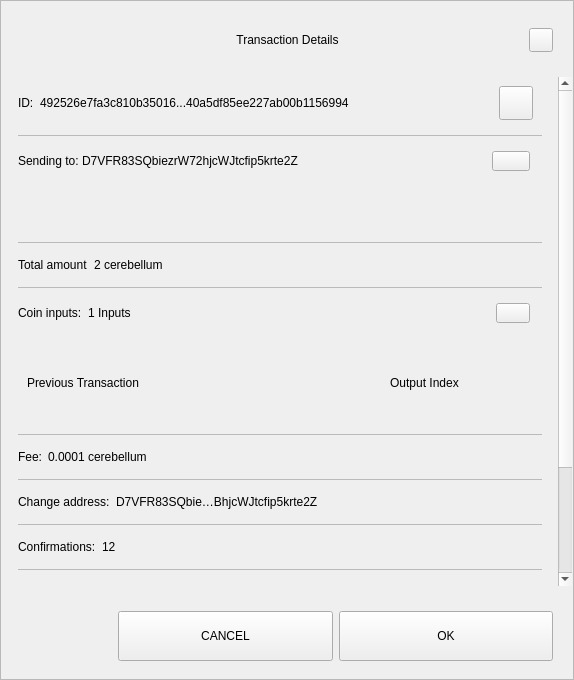
<?xml version="1.0" encoding="UTF-8"?>
<ui version="4.0">
 <class>TxDetailDialog</class>
 <widget class="QWidget" name="TxDetailDialog">
  <property name="geometry">
   <rect>
    <x>0</x>
    <y>0</y>
    <width>574</width>
    <height>680</height>
   </rect>
  </property>
  <property name="sizePolicy">
   <sizepolicy hsizetype="Preferred" vsizetype="Expanding">
    <horstretch>0</horstretch>
    <verstretch>0</verstretch>
   </sizepolicy>
  </property>
  <property name="minimumSize">
   <size>
    <width>574</width>
    <height>500</height>
   </size>
  </property>
  <property name="windowTitle">
   <string>Form</string>
  </property>
  <property name="styleSheet">
   <string notr="true"/>
  </property>
  <layout class="QVBoxLayout" name="verticalLayout_3">
   <property name="spacing">
    <number>0</number>
   </property>
   <property name="leftMargin">
    <number>0</number>
   </property>
   <property name="topMargin">
    <number>0</number>
   </property>
   <property name="rightMargin">
    <number>0</number>
   </property>
   <property name="bottomMargin">
    <number>0</number>
   </property>
   <item>
    <widget class="QFrame" name="frame">
     <property name="sizePolicy">
      <sizepolicy hsizetype="Preferred" vsizetype="Expanding">
       <horstretch>0</horstretch>
       <verstretch>0</verstretch>
      </sizepolicy>
     </property>
     <property name="styleSheet">
      <string notr="true"/>
     </property>
     <property name="frameShape">
      <enum>QFrame::StyledPanel</enum>
     </property>
     <property name="frameShadow">
      <enum>QFrame::Raised</enum>
     </property>
     <layout class="QVBoxLayout" name="verticalLayout">
      <property name="leftMargin">
       <number>0</number>
      </property>
      <property name="rightMargin">
       <number>0</number>
      </property>
      <item>
       <layout class="QHBoxLayout" name="horizontalLayout_3">
        <property name="spacing">
         <number>0</number>
        </property>
        <property name="leftMargin">
         <number>20</number>
        </property>
        <property name="topMargin">
         <number>10</number>
        </property>
        <property name="rightMargin">
         <number>20</number>
        </property>
        <item>
         <spacer name="horizontalSpacer_1">
          <property name="orientation">
           <enum>Qt::Horizontal</enum>
          </property>
          <property name="sizeHint" stdset="0">
           <size>
            <width>40</width>
            <height>20</height>
           </size>
          </property>
         </spacer>
        </item>
        <item>
         <widget class="QLabel" name="labelTitle">
          <property name="minimumSize">
           <size>
            <width>0</width>
            <height>40</height>
           </size>
          </property>
          <property name="maximumSize">
           <size>
            <width>16777215</width>
            <height>40</height>
           </size>
          </property>
          <property name="styleSheet">
           <string notr="true">padding-left:24px;</string>
          </property>
          <property name="text">
           <string>Transaction Details</string>
          </property>
          <property name="alignment">
           <set>Qt::AlignCenter</set>
          </property>
          <property name="margin">
           <number>7</number>
          </property>
         </widget>
        </item>
        <item>
         <spacer name="horizontalSpacer_2">
          <property name="orientation">
           <enum>Qt::Horizontal</enum>
          </property>
          <property name="sizeHint" stdset="0">
           <size>
            <width>40</width>
            <height>20</height>
           </size>
          </property>
         </spacer>
        </item>
        <item>
         <widget class="QPushButton" name="btnEsc">
          <property name="minimumSize">
           <size>
            <width>24</width>
            <height>24</height>
           </size>
          </property>
          <property name="maximumSize">
           <size>
            <width>24</width>
            <height>24</height>
           </size>
          </property>
          <property name="focusPolicy">
           <enum>Qt::NoFocus</enum>
          </property>
          <property name="text">
           <string/>
          </property>
         </widget>
        </item>
       </layout>
      </item>
      <item>
       <spacer name="verticalSpacer">
        <property name="orientation">
         <enum>Qt::Vertical</enum>
        </property>
        <property name="sizeType">
         <enum>QSizePolicy::Fixed</enum>
        </property>
        <property name="sizeHint" stdset="0">
         <size>
          <width>20</width>
          <height>10</height>
         </size>
        </property>
       </spacer>
      </item>
      <item>
       <widget class="QWidget" name="layoutScroll" native="true">
        <property name="minimumSize">
         <size>
          <width>0</width>
          <height>0</height>
         </size>
        </property>
        <layout class="QVBoxLayout" name="verticalLayout_4">
         <property name="leftMargin">
          <number>0</number>
         </property>
         <property name="topMargin">
          <number>0</number>
         </property>
         <property name="rightMargin">
          <number>0</number>
         </property>
         <item>
          <widget class="QScrollArea" name="scrollArea">
           <property name="styleSheet">
            <string notr="true">#scrollArea {
background:transparent;
}</string>
           </property>
           <property name="horizontalScrollBarPolicy">
            <enum>Qt::ScrollBarAlwaysOff</enum>
           </property>
           <property name="sizeAdjustPolicy">
            <enum>QAbstractScrollArea::AdjustIgnored</enum>
           </property>
           <property name="widgetResizable">
            <bool>true</bool>
           </property>
           <property name="alignment">
            <set>Qt::AlignLeading|Qt::AlignLeft|Qt::AlignTop</set>
           </property>
           <widget class="QWidget" name="scrollAreaWidgetContents">
            <property name="geometry">
             <rect>
              <x>0</x>
              <y>0</y>
              <width>556</width>
              <height>672</height>
             </rect>
            </property>
            <property name="autoFillBackground">
             <bool>false</bool>
            </property>
            <property name="styleSheet">
             <string notr="true">#scrollAreaWidgetContents {
background:transparent;
}</string>
            </property>
            <layout class="QVBoxLayout" name="verticalLayout_7">
             <property name="spacing">
              <number>0</number>
             </property>
             <property name="sizeConstraint">
              <enum>QLayout::SetDefaultConstraint</enum>
             </property>
             <property name="leftMargin">
              <number>0</number>
             </property>
             <property name="topMargin">
              <number>0</number>
             </property>
             <property name="rightMargin">
              <number>0</number>
             </property>
             <property name="bottomMargin">
              <number>0</number>
             </property>
             <item>
              <widget class="QWidget" name="content" native="true">
               <layout class="QVBoxLayout" name="verticalLayout_2">
                <property name="leftMargin">
                 <number>16</number>
                </property>
                <property name="topMargin">
                 <number>0</number>
                </property>
                <property name="rightMargin">
                 <number>16</number>
                </property>
                <item>
                 <widget class="QWidget" name="contentID" native="true">
                  <layout class="QHBoxLayout" name="horizontalLayout_12" stretch="0,1,0">
                   <property name="leftMargin">
                    <number>0</number>
                   </property>
                   <item>
                    <widget class="QLabel" name="labelId">
                     <property name="maximumSize">
                      <size>
                       <width>16777215</width>
                       <height>16777215</height>
                      </size>
                     </property>
                     <property name="text">
                      <string>ID:</string>
                     </property>
                    </widget>
                   </item>
                   <item>
                    <widget class="QLabel" name="textId">
                     <property name="text">
                      <string>492526e7fa3c810b35016...40a5df85ee227ab00b1156994</string>
                     </property>
                    </widget>
                   </item>
                   <item>
                    <widget class="QPushButton" name="pushCopy">
                     <property name="minimumSize">
                      <size>
                       <width>34</width>
                       <height>34</height>
                      </size>
                     </property>
                     <property name="maximumSize">
                      <size>
                       <width>34</width>
                       <height>34</height>
                      </size>
                     </property>
                     <property name="focusPolicy">
                      <enum>Qt::NoFocus</enum>
                     </property>
                     <property name="text">
                      <string/>
                     </property>
                     <property name="iconSize">
                      <size>
                       <width>24</width>
                       <height>24</height>
                      </size>
                     </property>
                    </widget>
                   </item>
                  </layout>
                 </widget>
                </item>
                <item>
                 <widget class="QLabel" name="labelDivider9">
                  <property name="maximumSize">
                   <size>
                    <width>16777215</width>
                    <height>1</height>
                   </size>
                  </property>
                  <property name="styleSheet">
                   <string notr="true">background-color:#bababa;</string>
                  </property>
                  <property name="text">
                   <string/>
                  </property>
                 </widget>
                </item>
                <item>
                 <widget class="QWidget" name="contentOutputs" native="true">
                  <layout class="QHBoxLayout" name="horizontalLayout_11" stretch="0,3,0">
                   <property name="spacing">
                    <number>0</number>
                   </property>
                   <property name="leftMargin">
                    <number>0</number>
                   </property>
                   <property name="rightMargin">
                    <number>12</number>
                   </property>
                   <item>
                    <widget class="QLabel" name="labelSend">
                     <property name="maximumSize">
                      <size>
                       <width>16777215</width>
                       <height>16777215</height>
                      </size>
                     </property>
                     <property name="text">
                      <string>Sending to: </string>
                     </property>
                    </widget>
                   </item>
                   <item>
                    <widget class="QLabel" name="textSend">
                     <property name="text">
                      <string>D7VFR83SQbiezrW72hjcWJtcfip5krte2Z </string>
                     </property>
                    </widget>
                   </item>
                   <item>
                    <widget class="QPushButton" name="pushOutputs">
                     <property name="minimumSize">
                      <size>
                       <width>34</width>
                       <height>20</height>
                      </size>
                     </property>
                     <property name="maximumSize">
                      <size>
                       <width>38</width>
                       <height>20</height>
                      </size>
                     </property>
                     <property name="focusPolicy">
                      <enum>Qt::NoFocus</enum>
                     </property>
                     <property name="styleSheet">
                      <string notr="true"/>
                     </property>
                     <property name="text">
                      <string/>
                     </property>
                    </widget>
                   </item>
                  </layout>
                 </widget>
                </item>
                <item>
                 <widget class="QScrollArea" name="outputsScrollArea">
                  <property name="minimumSize">
                   <size>
                    <width>0</width>
                    <height>50</height>
                   </size>
                  </property>
                  <property name="styleSheet">
                   <string notr="true">#outputsScrollArea {
background:transparent;
}</string>
                  </property>
                  <property name="widgetResizable">
                   <bool>true</bool>
                  </property>
                  <widget class="QWidget" name="container_outputs_base">
                   <property name="geometry">
                    <rect>
                     <x>0</x>
                     <y>0</y>
                     <width>522</width>
                     <height>48</height>
                    </rect>
                   </property>
                   <property name="styleSheet">
                    <string notr="true">#container_outputs_base {
background:transparent;
}</string>
                   </property>
                  </widget>
                 </widget>
                </item>
                <item>
                 <widget class="QLabel" name="labelDivider8">
                  <property name="maximumSize">
                   <size>
                    <width>16777215</width>
                    <height>1</height>
                   </size>
                  </property>
                  <property name="styleSheet">
                   <string notr="true">background-color:#bababa;</string>
                  </property>
                  <property name="text">
                   <string/>
                  </property>
                 </widget>
                </item>
                <item>
                 <widget class="QWidget" name="contentAmount" native="true">
                  <layout class="QHBoxLayout" name="horizontalLayout_4" stretch="0,1">
                   <property name="leftMargin">
                    <number>0</number>
                   </property>
                   <item>
                    <widget class="QLabel" name="labelAmount">
                     <property name="maximumSize">
                      <size>
                       <width>16777215</width>
                       <height>16777215</height>
                      </size>
                     </property>
                     <property name="text">
                      <string>Total amount</string>
                     </property>
                    </widget>
                   </item>
                   <item>
                    <widget class="QLabel" name="textAmount">
                     <property name="text">
                      <string>2 cerebellum</string>
                     </property>
                    </widget>
                   </item>
                  </layout>
                 </widget>
                </item>
                <item>
                 <widget class="QLabel" name="labelDivider6">
                  <property name="maximumSize">
                   <size>
                    <width>16777215</width>
                    <height>1</height>
                   </size>
                  </property>
                  <property name="styleSheet">
                   <string notr="true">background-color:#bababa;</string>
                  </property>
                  <property name="text">
                   <string/>
                  </property>
                 </widget>
                </item>
                <item>
                 <widget class="QWidget" name="contentInputs" native="true">
                  <layout class="QHBoxLayout" name="horizontalLayout" stretch="0,2,0">
                   <property name="leftMargin">
                    <number>0</number>
                   </property>
                   <property name="rightMargin">
                    <number>12</number>
                   </property>
                   <item>
                    <widget class="QLabel" name="labelInputs">
                     <property name="sizePolicy">
                      <sizepolicy hsizetype="Minimum" vsizetype="Preferred">
                       <horstretch>0</horstretch>
                       <verstretch>0</verstretch>
                      </sizepolicy>
                     </property>
                     <property name="maximumSize">
                      <size>
                       <width>16777215</width>
                       <height>16777215</height>
                      </size>
                     </property>
                     <property name="text">
                      <string>Coin inputs:</string>
                     </property>
                    </widget>
                   </item>
                   <item>
                    <widget class="QLabel" name="textInputs">
                     <property name="text">
                      <string>1 Inputs</string>
                     </property>
                    </widget>
                   </item>
                   <item>
                    <widget class="QPushButton" name="pushInputs">
                     <property name="maximumSize">
                      <size>
                       <width>34</width>
                       <height>20</height>
                      </size>
                     </property>
                     <property name="focusPolicy">
                      <enum>Qt::NoFocus</enum>
                     </property>
                     <property name="styleSheet">
                      <string notr="true"/>
                     </property>
                     <property name="text">
                      <string/>
                     </property>
                    </widget>
                   </item>
                  </layout>
                 </widget>
                </item>
                <item>
                 <widget class="QFrame" name="gridInputs">
                  <property name="sizePolicy">
                   <sizepolicy hsizetype="Preferred" vsizetype="MinimumExpanding">
                    <horstretch>0</horstretch>
                    <verstretch>0</verstretch>
                   </sizepolicy>
                  </property>
                  <property name="minimumSize">
                   <size>
                    <width>0</width>
                    <height>90</height>
                   </size>
                  </property>
                  <layout class="QGridLayout" name="gridLayoutInput" columnstretch="5,2" rowminimumheight="0">
                   <property name="sizeConstraint">
                    <enum>QLayout::SetMaximumSize</enum>
                   </property>
                   <property name="verticalSpacing">
                    <number>0</number>
                   </property>
                   <item row="0" column="0" alignment="Qt::AlignLeft">
                    <widget class="QLabel" name="labelTitlePrevTx">
                     <property name="text">
                      <string>Previous Transaction</string>
                     </property>
                    </widget>
                   </item>
                   <item row="0" column="1" alignment="Qt::AlignLeft">
                    <widget class="QLabel" name="labelOutputIndex">
                     <property name="text">
                      <string>Output Index</string>
                     </property>
                     <property name="alignment">
                      <set>Qt::AlignCenter</set>
                     </property>
                    </widget>
                   </item>
                  </layout>
                 </widget>
                </item>
                <item>
                 <widget class="QLabel" name="labelDivider1">
                  <property name="maximumSize">
                   <size>
                    <width>16777215</width>
                    <height>1</height>
                   </size>
                  </property>
                  <property name="styleSheet">
                   <string notr="true">background-color:#bababa;</string>
                  </property>
                  <property name="text">
                   <string/>
                  </property>
                 </widget>
                </item>
                <item>
                 <widget class="QWidget" name="contentFee" native="true">
                  <layout class="QHBoxLayout" name="horizontalLayout_7" stretch="0,1">
                   <property name="leftMargin">
                    <number>0</number>
                   </property>
                   <item>
                    <widget class="QLabel" name="labelFee">
                     <property name="maximumSize">
                      <size>
                       <width>16777215</width>
                       <height>16777215</height>
                      </size>
                     </property>
                     <property name="text">
                      <string>Fee:</string>
                     </property>
                    </widget>
                   </item>
                   <item>
                    <widget class="QLabel" name="textFee">
                     <property name="text">
                      <string>0.0001 cerebellum</string>
                     </property>
                    </widget>
                   </item>
                  </layout>
                 </widget>
                </item>
                <item>
                 <widget class="QLabel" name="labelDivider2">
                  <property name="maximumSize">
                   <size>
                    <width>16777215</width>
                    <height>1</height>
                   </size>
                  </property>
                  <property name="styleSheet">
                   <string notr="true">background-color:#bababa;</string>
                  </property>
                  <property name="text">
                   <string/>
                  </property>
                 </widget>
                </item>
                <item>
                 <widget class="QWidget" name="contentChangeAddress" native="true">
                  <layout class="QHBoxLayout" name="horizontalLayout_6" stretch="0,1">
                   <property name="leftMargin">
                    <number>0</number>
                   </property>
                   <item>
                    <widget class="QLabel" name="labelChange">
                     <property name="maximumSize">
                      <size>
                       <width>16777215</width>
                       <height>16777215</height>
                      </size>
                     </property>
                     <property name="text">
                      <string>Change address:</string>
                     </property>
                    </widget>
                   </item>
                   <item>
                    <widget class="QLabel" name="textChange">
                     <property name="text">
                      <string>D7VFR83SQbie…BhjcWJtcfip5krte2Z </string>
                     </property>
                    </widget>
                   </item>
                  </layout>
                 </widget>
                </item>
                <item>
                 <widget class="QLabel" name="labelDivider4">
                  <property name="maximumSize">
                   <size>
                    <width>16777215</width>
                    <height>1</height>
                   </size>
                  </property>
                  <property name="styleSheet">
                   <string notr="true">background-color:#bababa;</string>
                  </property>
                  <property name="text">
                   <string/>
                  </property>
                 </widget>
                </item>
                <item>
                 <widget class="QWidget" name="contentConfirmations" native="true">
                  <layout class="QHBoxLayout" name="horizontalLayout_8" stretch="0,1">
                   <property name="leftMargin">
                    <number>0</number>
                   </property>
                   <item>
                    <widget class="QLabel" name="labelConfirmations">
                     <property name="maximumSize">
                      <size>
                       <width>16777215</width>
                       <height>16777215</height>
                      </size>
                     </property>
                     <property name="text">
                      <string>Confirmations:</string>
                     </property>
                    </widget>
                   </item>
                   <item>
                    <widget class="QLabel" name="textConfirmations">
                     <property name="text">
                      <string>12</string>
                     </property>
                    </widget>
                   </item>
                  </layout>
                 </widget>
                </item>
                <item>
                 <widget class="QLabel" name="labelDivider7">
                  <property name="maximumSize">
                   <size>
                    <width>16777215</width>
                    <height>1</height>
                   </size>
                  </property>
                  <property name="styleSheet">
                   <string notr="true">background-color:#bababa;</string>
                  </property>
                  <property name="text">
                   <string/>
                  </property>
                 </widget>
                </item>
                <item>
                 <widget class="QWidget" name="contentSize" native="true">
                  <layout class="QHBoxLayout" name="horizontalLayout_9" stretch="0,1">
                   <property name="leftMargin">
                    <number>0</number>
                   </property>
                   <item>
                    <widget class="QLabel" name="labelSize">
                     <property name="maximumSize">
                      <size>
                       <width>16777215</width>
                       <height>16777215</height>
                      </size>
                     </property>
                     <property name="text">
                      <string>Size:</string>
                     </property>
                    </widget>
                   </item>
                   <item>
                    <widget class="QLabel" name="textSize">
                     <property name="text">
                      <string>2 kB</string>
                     </property>
                    </widget>
                   </item>
                  </layout>
                 </widget>
                </item>
                <item>
                 <widget class="QLabel" name="labelDivider3">
                  <property name="maximumSize">
                   <size>
                    <width>16777215</width>
                    <height>1</height>
                   </size>
                  </property>
                  <property name="styleSheet">
                   <string notr="true">background-color:#bababa;</string>
                  </property>
                  <property name="text">
                   <string/>
                  </property>
                 </widget>
                </item>
                <item>
                 <widget class="QWidget" name="contentDate" native="true">
                  <layout class="QHBoxLayout" name="horizontalLayout_5" stretch="0,1">
                   <property name="leftMargin">
                    <number>0</number>
                   </property>
                   <item>
                    <widget class="QLabel" name="labelDate">
                     <property name="maximumSize">
                      <size>
                       <width>16777215</width>
                       <height>16777215</height>
                      </size>
                     </property>
                     <property name="text">
                      <string>Date:</string>
                     </property>
                    </widget>
                   </item>
                   <item>
                    <widget class="QLabel" name="textDate">
                     <property name="text">
                      <string>May 25, 2017</string>
                     </property>
                    </widget>
                   </item>
                  </layout>
                 </widget>
                </item>
                <item>
                 <widget class="QLabel" name="labelDivider5">
                  <property name="maximumSize">
                   <size>
                    <width>16777215</width>
                    <height>1</height>
                   </size>
                  </property>
                  <property name="styleSheet">
                   <string notr="true">background-color:#bababa;</string>
                  </property>
                  <property name="text">
                   <string/>
                  </property>
                 </widget>
                </item>
                <item>
                 <widget class="QWidget" name="contentStatus" native="true">
                  <layout class="QHBoxLayout" name="horizontalLayout_10" stretch="0,1">
                   <property name="leftMargin">
                    <number>0</number>
                   </property>
                   <item>
                    <widget class="QLabel" name="labelStatus">
                     <property name="maximumSize">
                      <size>
                       <width>16777215</width>
                       <height>16777215</height>
                      </size>
                     </property>
                     <property name="text">
                      <string>Status:</string>
                     </property>
                    </widget>
                   </item>
                   <item>
                    <widget class="QLabel" name="textStatus">
                     <property name="text">
                      <string>Spendable</string>
                     </property>
                    </widget>
                   </item>
                  </layout>
                 </widget>
                </item>
                <item>
                 <spacer name="verticalSpacer_2">
                  <property name="orientation">
                   <enum>Qt::Vertical</enum>
                  </property>
                  <property name="sizeType">
                   <enum>QSizePolicy::Expanding</enum>
                  </property>
                  <property name="sizeHint" stdset="0">
                   <size>
                    <width>20</width>
                    <height>10</height>
                   </size>
                  </property>
                 </spacer>
                </item>
                <item>
                 <widget class="QLabel" name="labelWarning">
                  <property name="text">
                   <string>TextLabel</string>
                  </property>
                  <property name="alignment">
                   <set>Qt::AlignCenter</set>
                  </property>
                 </widget>
                </item>
               </layout>
              </widget>
             </item>
            </layout>
           </widget>
          </widget>
         </item>
        </layout>
       </widget>
      </item>
      <item>
       <widget class="QWidget" name="containerButtons" native="true">
        <layout class="QHBoxLayout" name="horizontalLayout1" stretch="1,2,2">
         <property name="leftMargin">
          <number>10</number>
         </property>
         <property name="rightMargin">
          <number>20</number>
         </property>
         <item>
          <spacer name="horizontalSpacer_3">
           <property name="orientation">
            <enum>Qt::Horizontal</enum>
           </property>
           <property name="sizeHint" stdset="0">
            <size>
             <width>40</width>
             <height>20</height>
            </size>
           </property>
          </spacer>
         </item>
         <item>
          <widget class="QPushButton" name="btnCancel">
           <property name="minimumSize">
            <size>
             <width>200</width>
             <height>50</height>
            </size>
           </property>
           <property name="focusPolicy">
            <enum>Qt::NoFocus</enum>
           </property>
           <property name="text">
            <string>CANCEL</string>
           </property>
          </widget>
         </item>
         <item>
          <widget class="QPushButton" name="btnSave">
           <property name="minimumSize">
            <size>
             <width>200</width>
             <height>50</height>
            </size>
           </property>
           <property name="focusPolicy">
            <enum>Qt::NoFocus</enum>
           </property>
           <property name="text">
            <string>OK</string>
           </property>
          </widget>
         </item>
        </layout>
       </widget>
      </item>
     </layout>
    </widget>
   </item>
  </layout>
 </widget>
 <resources/>
 <connections/>
</ui>
